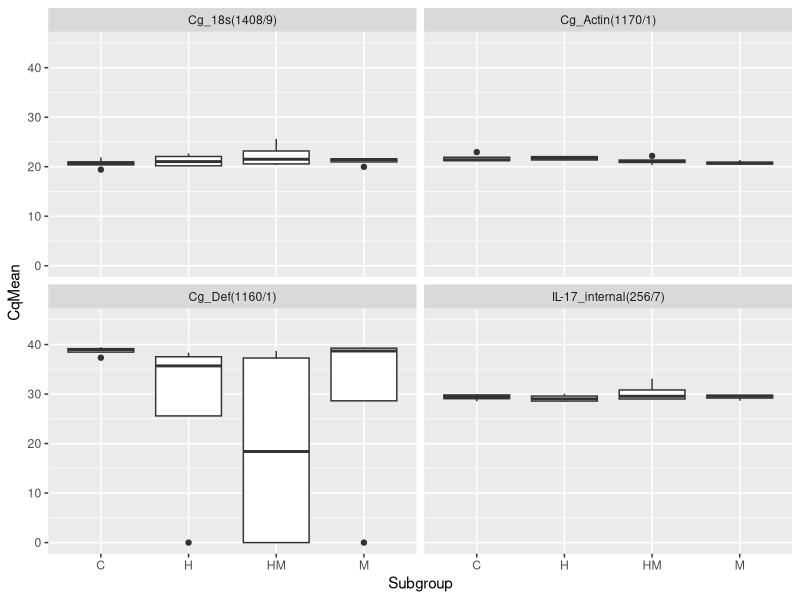
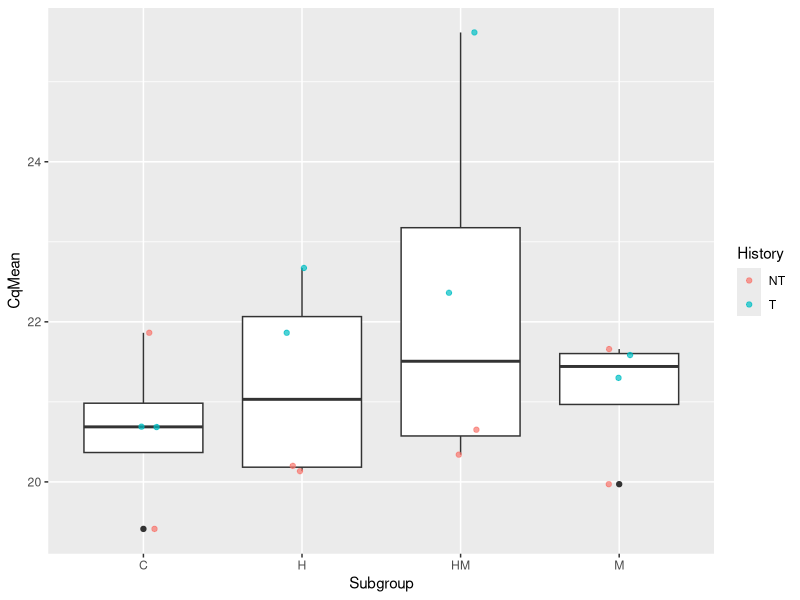
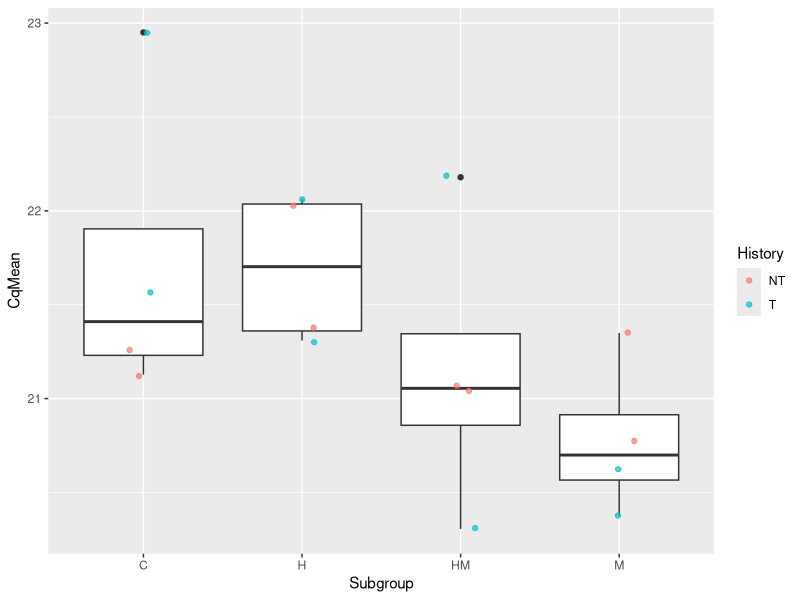
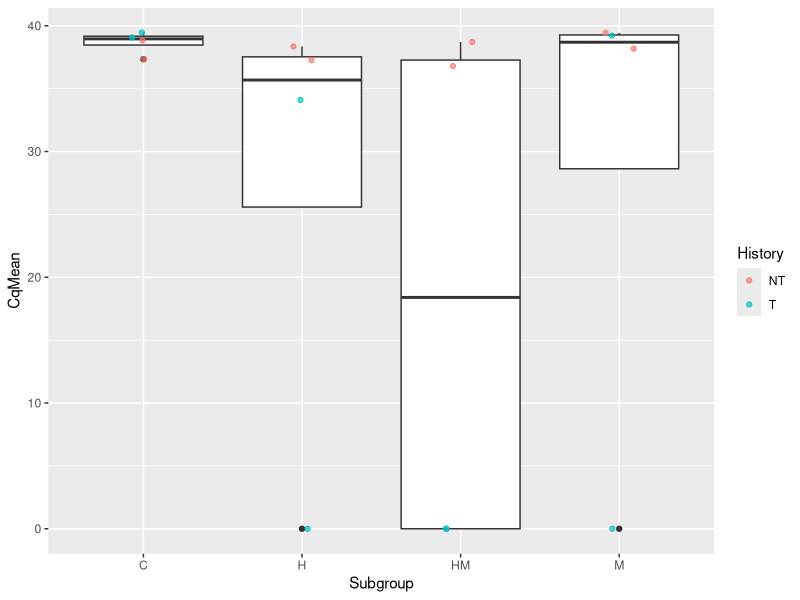
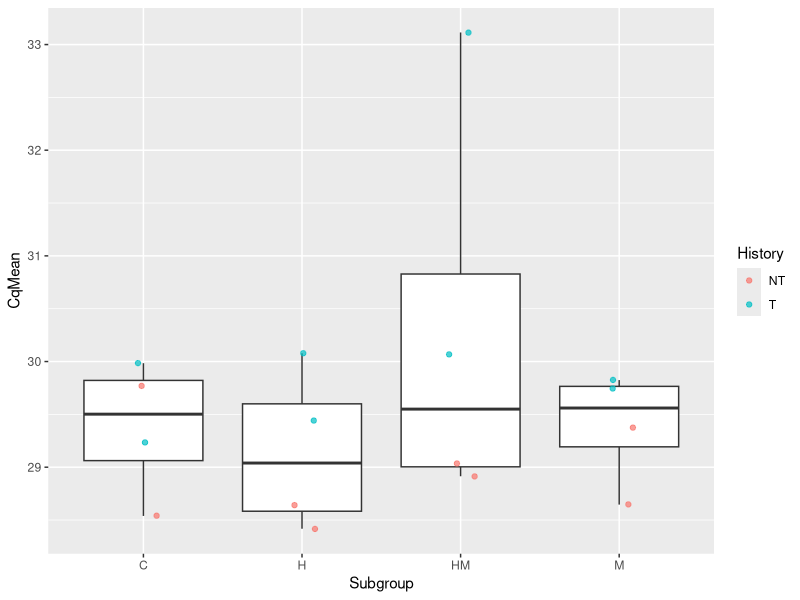

Generate these figures, in order, with R:
## ---- chunk 1
library(tidyverse)


qpcrm <- read.csv("../data/qPCR-data-7-24-1.csv", header = TRUE)

## ---- chunk 2
ggplot(data = qpcrm, mapping = aes(x = Subgroup, y = CqMean)) +   geom_boxplot() +
  facet_wrap('Target') +
  coord_cartesian(ylim = c(0, 45))

## ---- chunk 3
qpcrm %>%
  filter(Target == "Cg_18s(1408/9)") %>%
ggplot(mapping = aes(x = Subgroup, y = CqMean)) + 
  geom_boxplot()  +
  geom_jitter(aes(color = History), width = 0.1, alpha = 0.7)
## ---- chunk 4
qpcrm %>%
  filter(Target == "Cg_Actin(1170/1)") %>%
ggplot(mapping = aes(x = Subgroup, y = CqMean)) + 
  geom_boxplot()  +
  geom_jitter(aes(color = History), width = 0.1, alpha = 0.7)
## ---- chunk 5
qpcrm %>%
  filter(Target == "Cg_Def(1160/1)") %>%
ggplot(mapping = aes(x = Subgroup, y = CqMean)) + 
  geom_boxplot()  +
  geom_jitter(aes(color = History), width = 0.1, alpha = 0.7)
## ---- chunk 6
qpcrm %>%
  filter(Target == "IL-17_internal(256/7)") %>%
ggplot(mapping = aes(x = Subgroup, y = CqMean)) + 
  geom_boxplot()  +
  geom_jitter(aes(color = History), width = 0.1, alpha = 0.7)
